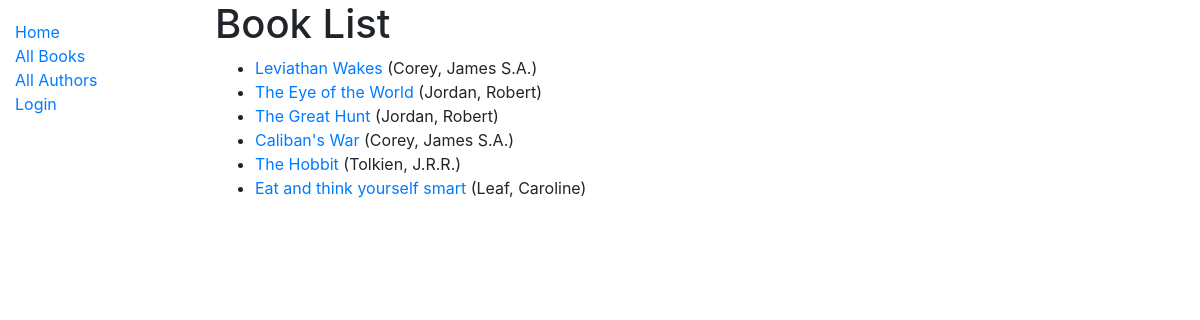
/catalog/books/, run on the app's committed database.
### catalog/models.py (models this page shows, shortened)
class Book(models.Model):
    title = models.CharField(max_length=200)
    author = models.ForeignKey('Author', on_delete=models.SET_NULL, null=True)
    summary = models.TextField(
        max_length=1000, help_text='Enter a brief description of the book')
    isbn = models.CharField(
        'ISBN', max_length=13, help_text='13 Character <a href="https://www.isbn-international.org/content/what-isbn">ISBN number</a>')
    image_url = models.CharField(max_length=250, default="book_generic.jpeg")
    genre = models.ManyToManyField(
        Genre, help_text='Select a genre for this book')
    def get_absolute_url(self):
        return reverse('book-detail', args=[str(self.id)])
    def display_genre(self):
        '''create a string for the genre. required to display genre in admin panel.'''
        return ', '.join(genre.name for genre in self.genre.all()[:3])
    display_genre.short_description = 'Genre'

class Author(models.Model):
    first_name = models.CharField(max_length=100)
    last_name = models.CharField(max_length=100)
    date_of_birth = models.DateField(null=True, blank=True)
    date_of_death = models.DateField('Died', null=True, blank=True)
    class Meta:
        ordering = ['last_name', 'first_name']
    def __str__(self):
        return f'{self.last_name}, {self.first_name}'

### catalog/views.py (the view)
# urls.py: path('books/', views.BookListView.as_view(), name='books'),
class BookListView(generic.ListView):
    model = Book
    paginate_by = 25

### catalog/templates/catalog/book_list.html
{% extends 'base_generic.html' %}
{% block content %}
    <h1>Book List</h1>
    {% if book_list %}
    <ul>
        {% for book in book_list %}
        <li>
            <a href="{{ book.get_absolute_url }}">{{ book.title }}</a> ({{ book.author }})
        </li>
        {% endfor %}
    </ul>
    {% else %}
        <p>There are no books in the library.</p>
    {% endif %}
{% endblock %}

### data on the page
Book: title "Leviathan Wakes", author "Corey, James S.A."
Book: title "The Eye of the World", author "Jordan, Robert"
Book: title "The Great Hunt", author "Jordan, Robert"
Book: title "Caliban's War", author "Corey, James S.A."
Book: title "The Hobbit", author "Tolkien, J.R.R."
Book: title "Eat and think yourself smart", author "Leaf, Caroline"
